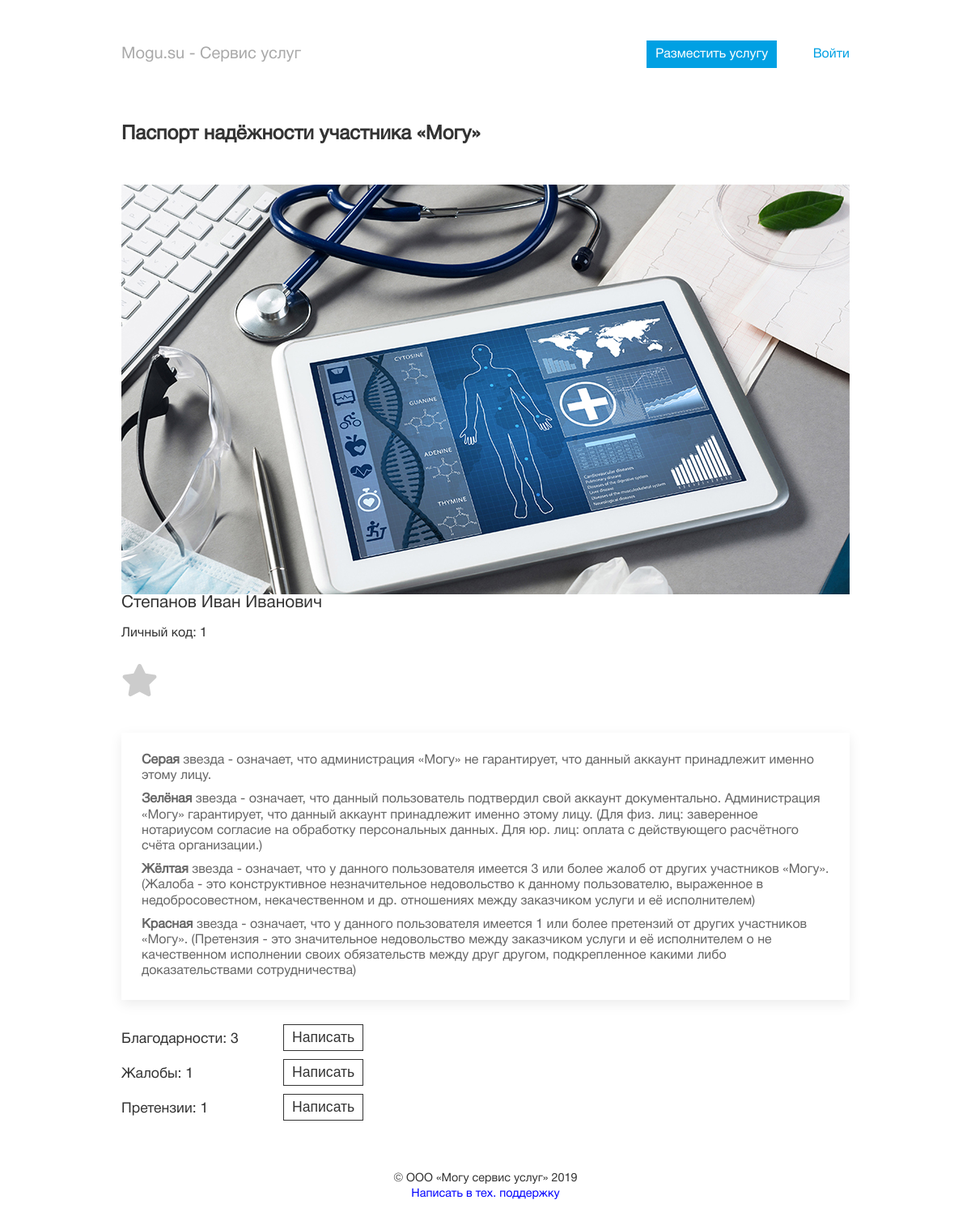
Page /accounts/passport/1/ on the earlier database version.
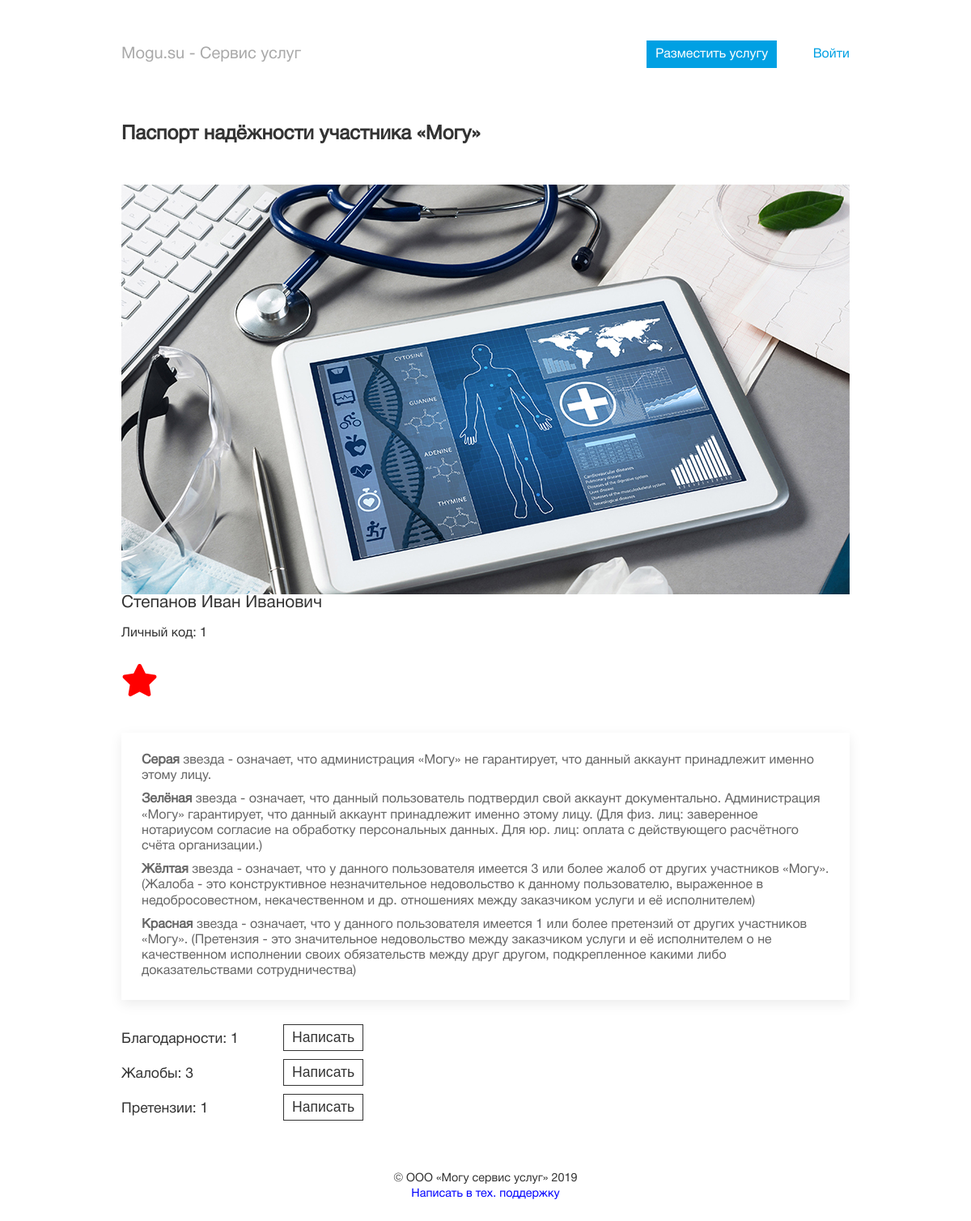
Same page on the later database version.
### profiles/models.py (models this page shows, shortened)
class User(AbstractUser):
    patronymic = models.CharField(max_length=250, blank=True, null=True, verbose_name='Отчество')
    phone = models.CharField(null=True, blank=True, unique=True, max_length=250, verbose_name='Телефон')
    is_verified = models.BooleanField(default=False, verbose_name='Пользователь подтвержден')
    star_color = models.ForeignKey(StarColor, on_delete=models.CASCADE, verbose_name='Цвет звезды', default=4, null=True, blank=True, related_name='users')
    thanks = models.PositiveIntegerField(default=0, verbose_name='Благодарности', blank=True, null=True)
    complaints = models.PositiveIntegerField(default=0, verbose_name='Жалобы', blank=True, null=True)
    claims = models.PositiveIntegerField(default=0, verbose_name='Претензии', blank=True, null=True)
    def get_picture_url(self, filename):
        ext = filename.split('.')[-1]
        filename = '%s.%s' % (self.id, ext)
        return 'images/profiles/%s' % filename
    photo = models.ImageField(null=True, blank=True, upload_to=get_picture_url, verbose_name='Фото')

class StarColor(models.Model):
    name = models.CharField(unique=True, max_length=250, verbose_name='Цвет')
    color = models.CharField(max_length=250, verbose_name='Код цвета', default='#ffffff')
    class Meta:
        verbose_name = 'Цвет звезды'
        verbose_name_plural = 'Цвета звезд'

### profiles/views.py (the view)
# urls.py: path('passport/<user_id>/', views.passport, name='passport'),
def passport(request, user_id):
    some_user = get_object_or_404(User, id=int(user_id))
    thanks_type = MessageType.objects.get(name__icontains='Благодарность')
    complaints_type = MessageType.objects.get(name__icontains='Жалоба')
    claims_type = MessageType.objects.get(name__icontains='Претензия')
    thanks = Message.objects.filter(is_active=True, about=some_user, message_type=thanks_type)
    complaints = Message.objects.filter(is_active=True, about=some_user, message_type=complaints_type)
    claims = Message.objects.filter(is_active=True, about=some_user, message_type=claims_type)
    context = {
        'some_user': some_user,
        'thanks': thanks,
        'complaints': complaints,
        'claims': claims,
        'thanks_type': thanks_type,
        'complaints_type': complaints_type,
        'claims_type': claims_type,
    }
    return render(request, 'profiles/passport.html', context)

### profiles/context_processors.py (called while the page is built)
def getting_forms(request):
    reg_form = RegisterForm()
    login_form = LoginForm()
    context = {
        'reg_form': reg_form,
        'login_form': login_form,
    }
    return context

### templates/profiles/passport.html (shortened to what this page needs)
{% extends 'base.html' %}
{% load static %}
{% load imagefit %}
{% block content %}
    <div class="profile">
        <div class="container">
            <h2 class="h-passport">Паспорт надёжности участника &laquo;Могу&raquo;</h2>
            <div class="row">
                {% if some_user.photo %}
                    <img id="user-photo" src="{{ some_user.photo.url|resize:'200x200,C' }}" alt="user-photo">
                {% else %}
                    <img id="user-photo" style="opacity: 0.3;" src="{% static 'images/no_avatar.png' %}" alt="user-photo">
                {% endif %}
                <div class="profile-info">
                    <h3>{{ some_user.last_name }} {{ some_user.first_name }} {{ some_user.patronymic }}</h3>
                    <p>Личный код: <span>{{ some_user.id }}</span></p>
                    <p class="passport-star"><i style="color: {{ some_user.star_color.color }};" class="fa fa-star"></i></p>
                </div>
            </div>
            <div class="passport-info">
                <p><b>Серая</b> звезда - означает, что администрация &laquo;Могу&raquo; не гарантирует, что данный аккаунт принадлежит именно этому лицу.</p>
                <p><b>Зелёная</b> звезда - означает, что данный пользователь подтвердил свой аккаунт документально. Администрация &laquo;Могу&raquo; гарантирует, что данный аккаунт принадлежит именно этому лицу. (Для физ. лиц: заверенное нотариусом согласие на обработку персональных данных. Для юр. лиц: оплата с действующего расчётного счёта организации.)</p>
                <p><b>Жёлтая</b> звезда - означает, что у данного пользователя имеется 3 или более жалоб от других участников &laquo;Могу&raquo;. (Жалоба - это конструктивное незначительное недовольство к данному  пользователю, выраженное в недобросовестном, некачественном и др. отношениях между заказчиком услуги и её исполнителем)</p>
                <p><b>Красная</b> звезда - означает, что у данного пользователя имеется 1 или более претензий от других участников &laquo;Могу&raquo;. (Претензия - это значительное недовольство между заказчиком услуги и её исполнителем о не качественном исполнении своих обязательств между друг другом, подкрепленное какими либо доказательствами сотрудничества)</p>
            </div>
            <div class="passport-write">
                <div class="message_type thanks row">
                    <p>Благодарности: <span>{{ thanks|length }}</span></p>
                    <form action="{% url 'add_message' %}">
                        <button type="submit" href="{% url 'add_message' %}">Написать</button>
                    </form>
                </div>
                <div class="message_type complaint row">
                    <p>Жалобы: <span>{{ complaints|length }}</span></p>
                    <form action="{% url 'add_message' %}">
                        <button type="submit" href="{% url 'add_message' %}">Написать</button>
                    </form>
                </div>
                <div class="message_type claim row">
                    <p>Претензии: <span>{{ claims|length }}</span></p>
                    <form action="{% url 'add_message' %}">
                        <button type="submit" href="{% url 'add_message' %}">Написать</button>
                    </form>
                </div>
            </div>
        </div>
    </div>
{% endblock content %}

### templates/base.html (shortened to what this page needs)
<!DOCTYPE html>
<html lang="ru">
    <head>
        {% include 'head.html' %}
    </head>
    <body>
        {% include 'header.html' %}
        {% block content %}
        {% endblock content %}
        {% include 'footer.html' %}
    </body>
</html>

### templates/head.html (shortened to what this page needs)
{% load static %}
<link rel="stylesheet" href="https://use.fontawesome.com/releases/v5.8.1/css/all.css">
<link rel="stylesheet" href="{% static 'slick/slick.css' %}">
<link rel="stylesheet" href="{% static 'slick/slick-theme.css' %}">
<link rel="stylesheet" href="{% static 'css/style.css' %}">

### templates/scripts.html (shortened to what this page needs)
{% load static %}

### templates/header.html (shortened to what this page needs)
{% load static %}
<header>
    <div class="container">
        <div class="row">
            <div class="left-header">
                <a class="main-link" href="{% url 'index' %}">
                    <h1>Mogu.su - Сервис услуг</h1>
                </a>
            </div>
            <div class="right-header">
                {% if user.is_authenticated %}
                    <a class="add-service" href="{% url 'an_create' %}">Разместить услугу</a>
                    <a id="user-name" href="#">{{ user.first_name }} {{ user.last_name }}</a>
                    <div class="d-none" id="profile-links">
                        <a href="{% url 'profile' %}">Личный кабинет</a><br><br>
                        <a href="{% url 'profile_edit' %}">Редактировать</a><br><br>
                        <a onclick= "window.open(this.href, 'MsgWindow', 'height=700, width=900'); return false" href="{% url 'passport' user.id %}">Паспорт надежности</a><br><br>
                        <a href="{% url 'favorites' %}">Избранное</a>
                        <hr>
                        <a href="{% url 'logout' %}">Выйти</a>
                    </div>
                {% else %}
                    <a class="add-service trigger" href="#">Разместить услугу</a>
                    <a class="login-btn trigger" href="#">Войти</a>
                {% endif %}
            </div>
        </div>
    </div>
</header>

### templates/footer.html
<footer>
    <p>&copy; ООО &laquo;Могу сервис услуг&raquo; 2019</p>
    <p><a href="{% url 'message' %}">Написать в теx. поддержку</a></p>
</footer>

### dev_static/css/style.css (style rules this page uses)
* { padding: 0; margin: 0; outline: none; }
a, a:visited { text-decoration: none; color: #00f; }
body { font-size: 1rem; font-family: 'Helvetica Neue', Arial, Helvetica, sans-serif; color: #333; }
.container { max-width: 900px; padding: 0 40px; margin: 0 auto; }
.row { display: flex; flex-wrap: wrap; }
header { margin-top: 50px; position: relative; }
header .main-link { text-decoration: none; }
header .main-link h1 { font-size: 1.25rem; color: #a9a9a9; font-weight: normal; }
header .row { justify-content: space-between; align-items: center; }
header .right-header>a { display: inline-block; text-decoration: none; line-height: 34px; }
header .right-header>a:first-child { background-color: #00a0e3; color: #fff; padding: 0 11px; }
header .right-header>a:last-child { margin-left: 40px; color: #00a0e3; }
header .right-header { position: relative; }
footer { text-align: center; padding: 50px 0 30px 0; font-size: 0.9rem; }
footer p { margin-top: 5px; }
.profile { margin-top: 70px; }
.profile #user-photo { margin-right: 20px; }
.profile .profile-info h3 { margin: 0; font-weight: normal; font-size: 1.3rem; padding-bottom: 20px; }
.profile .profile-info p { padding-bottom: 10px; }
.profile h3 { margin-top: 50px; }
.h-passport { margin-bottom: 50px; }
.passport-info { margin: 30px 0; padding: 20px; box-shadow: 0 5px 15px rgba(0,0,0,.08); color: #666; }
.passport-info p { padding: 5px; line-height: 1.2rem; }
.passport-star { margin-top: 20px; font-size: 2.5rem; }
.passport-write p { width: 200px; font-size: 1.1rem; padding-top: 10px; cursor: pointer; }
.passport-write .message_type form>button { display: block; font-size: 1.1rem; padding: 5px 10px; background-color: #fff; border: 1px solid #333; color: #333; text-decoration: none; cursor: pointer; }
.passport-write .row { margin: 10px 0; }
.message_type { width: 100%; }
.left-header { margin-right: 20px; }
.main-link h1 { line-height: 34px; }

Differences in the rows shown:
changed User "Степанов": star_color_id 4 → 3 (drawn)
Other differences:
{{ thanks|length }}: "3" → "1"
{{ complaints|length }}: "1" → "3"
